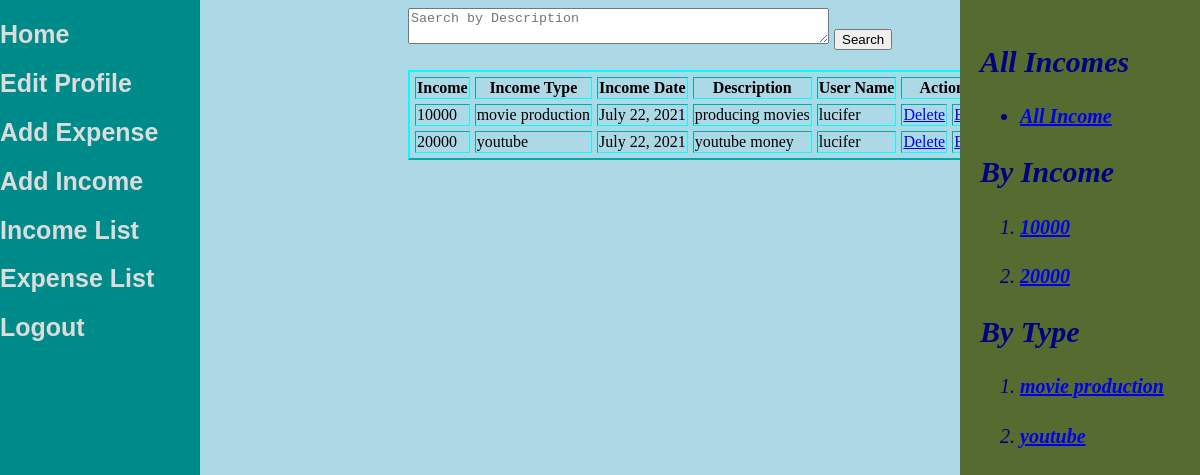
/income-list (signed in), run on the app's committed database.
### income/models.py (models this page shows)
class Income(models.Model):
    income=models.IntegerField()
    incomeType=models.CharField(max_length=30)
    incomeDate=models.DateField(auto_now=True)
    description=models.TextField(max_length=300)
    user=models.ForeignKey(User, on_delete=models.CASCADE)
    class Meta:
        db_table='income'

### income/views.py (the view)
# urls.py: path('-list',v.income_list,name='inclist'),
def income_list(request):
    uid=request.session.get('uid')
    incl=Income.objects.filter(user=uid)
    inc=set()
    inctype=set()
    for i in incl:
        inc.add(i.income)
        inctype.add(i.incomeType)
    if request.method=='POST':
        search=request.POST.get('search')
        incl=Income.objects.filter(user=uid,description__contains=search)
        context={'incl':incl,'inc':inc,'inctype':inctype}
        return render(request, 'income_list.html',context)
    else:
        context={'incl':incl,'inc':inc,'inctype':inctype}
        return render(request, 'income_list.html',context)

### income/templates/income_list.html (shortened to what this page needs)
{%extends 'base.html'%}
{%block data%}
<form method="POST">
    <textarea cols="50" rows="2" name="search" placeholder="Saerch by Description"></textarea>
    <button type="submit">Search</button>
</form>
<form>
    <table border="2" cellspacing="5" style="border-color: aqua;">
        <tr>
            <th>Income</th>
            <th>Income Type</th>
            <th>Income Date</th>
            <th>Description</th>
            <th>User Name</th>
            <th colspan="2">Action</th>
        </tr>
        {%for i in incl%}
        <tr>
            <td>{{i.income}}</td>
            <td>{{i.incomeType}}</td>
            <td>{{i.incomeDate}}</td>
            <td>{{i.description}}</td>
            <td>{{i.user}}</td>
            <td><a href="dinc?id={{i.id}}" type="submit">Delete</a></td>
            <td><a href="einc?id={{i.id}}" type="submit">Edit</a></td>
        </tr>
        {%endfor%}
    </table>
</form>
<div id="left-section">
    <h2>All Incomes</h2>
    <ul>
        <li><a href="{%url 'incomes:all_income'%}"><h4>All Income</h4></a></li>
    </ul>
    <h2>By Income</h2>
    <ol>
        {%for i in inc%}
        <li><a href="{%url 'incomes:sr_income' i %}"><h4>{{i}}</h4></a></li>
        {%endfor%}
    </ol>
    <h2>By Type</h2>
    <ol>
        {%for i in inctype%}
        <li><a href="{%url 'incomes:sr_incometype' i %}"><h4>{{i}}</h4></a></li>
        {%endfor%}
    </ol>
</div>
{%endblock%}

### income/templates/income_list.html (style rules this page uses)
#left-section { width: 200px; height: 100%; background-color: darkolivegreen; padding: 20px; position: fixed; right: 0%; top: 0%; }

### data on the page
Income: income "10000", incomeType "movie production", incomeDate "July 22, 2021", description "producing movies", user "lucifer", inctype "movie production"
Income: income "20000", incomeType "youtube", incomeDate "July 22, 2021", description "youtube money", user "lucifer", inctype "youtube"

### other printed values
{{ i }} "10000" "20000"
